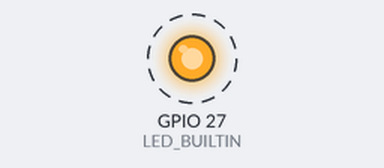
Recording of a sketch running on a simulated ESP32. Shown: output pins drawn as LEDs (lit = HIGH). Dashed ring = blinking.

Above: at 0.5 s.
Timing chart, 0 to 4.6 s (numbered marks = the images above):
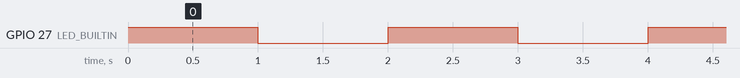

The sketch:

1.1Blink.ino
```cpp
#define LED_BUILTIN 27  //LED pins

void setup() {
  // initialize digital pin LED_BUILTIN as an output.
  pinMode(LED_BUILTIN, OUTPUT);
}

// the loop function runs over and over again forever
void loop() {
  digitalWrite(LED_BUILTIN, HIGH);  // turn the LED on (HIGH is the voltage level)
  delay(1000);                      // wait for a second
  digitalWrite(LED_BUILTIN, LOW);   // turn the LED off by making the voltage LOW
  delay(1000);                      // wait for a second
}
```

Measured:
- by itself, GPIO 27 (LED_BUILTIN): alternates HIGH for 1.0 s and LOW for 1.0 s
